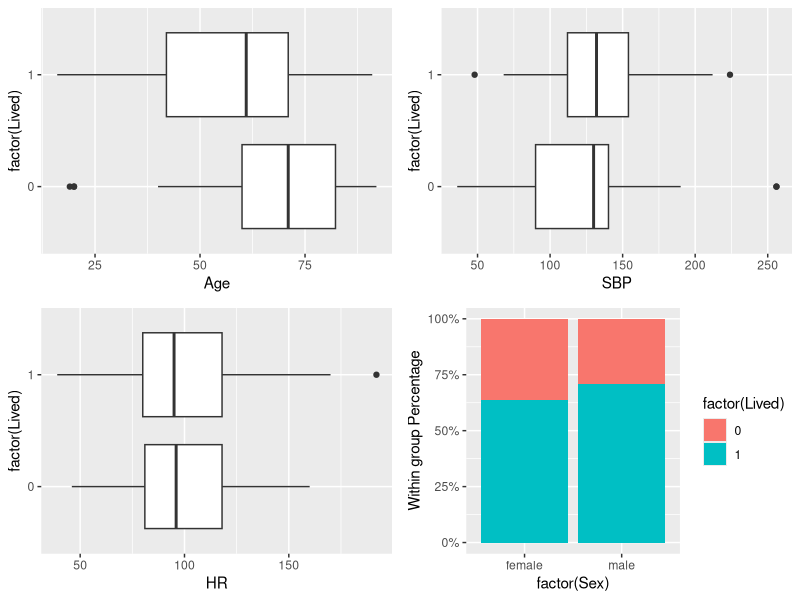
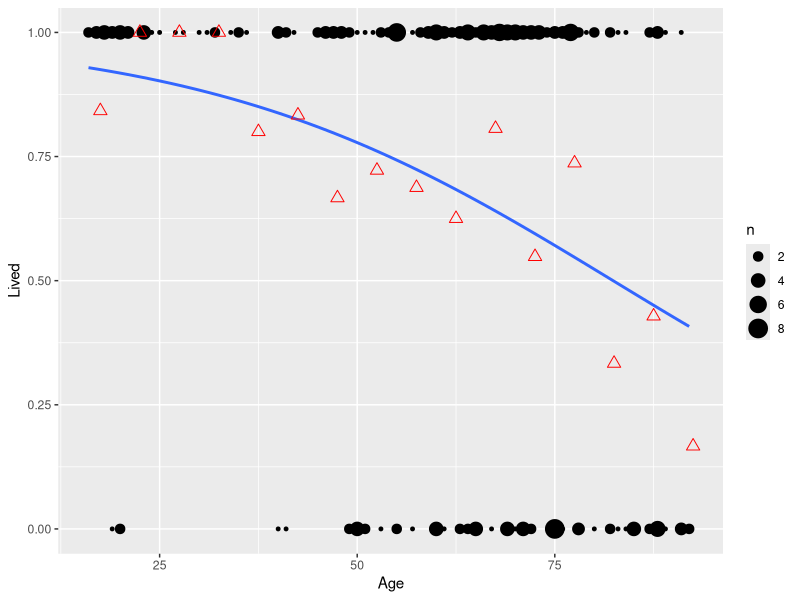

Source code (R) for these figures, in order: (Note: this script raises an error after producing the figures.)
library(arm)
library(ggplot2)
library(gridExtra)
library(car)
library(dplyr)

icu.dat<-read.csv("ICUdeaths.csv", header=TRUE, stringsAsFactors = TRUE)
head(icu.dat, 5)
summary(icu.dat)

#EDA
p1<- ggplot(icu.dat, aes(x=factor(Lived), y=Age))+ geom_boxplot()+ coord_flip()#horizontal boxplot
p1<-p1+theme(legend.position = "none")

p2<- ggplot(icu.dat, aes(x=factor(Lived), y=SBP))+ geom_boxplot()+ coord_flip()
p2<-p2+theme(legend.position = "none")

p3<- ggplot(icu.dat, aes(x=factor(Lived), y=HR))+ geom_boxplot()+ coord_flip()
p3<-p3+theme(legend.position = "none")

#cross tabulation plot: are two categorical variables related?
p4<- ggplot(icu.dat,aes(x = factor(Sex), fill = factor(Lived))) +
  geom_bar(position = "fill") +  scale_y_continuous(name = "Within group Percentage"
                                                    , labels = scales::percent)

grid.arrange(p1,p2,p3,p4,nrow=2)

#GLM
icu.glm<-glm(Lived~Age,data=icu.dat,family=binomial(link="logit"))
display(icu.glm)
summary(icu.glm)

#coeffcit
#odds ratio assoc with an increase in 1 year. exp(-0.04) = 0.94
invlogit(3.15-0.04*20) #0.913
invlogit(3.15-0.04*50) #0.760
0.91/0.76 #1.2 


icu.breaks<-mutate(icu.dat, bin=cut(Age,breaks = seq(15, 95, by=5)))

#estimate the proportion of people that survived the ICU in each bin (y-axis)
prop <- prop.table(with(icu.breaks, table(Lived,bin)),2)[2,]
# the midpoint of each bin (x-axis)
midbin<- seq(17.5, 92.5, by=5)
#create a new data frame using these two variables
icu.bin<-data.frame(midbin,prop)
#icu.bin

## ----the logistic plot----
#basic plot 
p1<- ggplot(icu.breaks,aes(x=Age,y=Lived))
# geom_count is a type of point that takes into account how frequent that value is
# it plots the Lived/not Lived 
p1<-p1+ geom_count() 
#adds the logisitc regression line of best fit 
p1<-p1+ geom_smooth(method = "glm", method.args = list(family = "binomial"),se = FALSE)
#plots the points corresponding to the proportions
p1<-p1+ geom_point(data=icu.bin, aes(x=midbin,y=prop),shape=2,color="red", size=3) 

p1

icu.dat.shape
((19+152)/(96+141))

## ---------centering---------------------------------------------------------------
cent.Age<-with(icu.dat, (Age-mean(Age)))
cent.age.glm<-glm(Lived~cent.Age, data=icu.dat, family = binomial(link="logit"))
display(cent.age.glm)

## ------------------predicting------------------------------------------------------
pred.glm<-as.numeric(icu.glm$fitted.values>0.5)
glm.dat<-data.frame(predicted=pred.glm, observed=icu.dat$Lived)
table(glm.dat)

## ----------------------table of percentages correct--------------------------------------------------
round(prop.table(with(icu.dat, table(Lived,Sex)),2),2)

## -----------------------fake data-------------------------------------------------
#fake data with an association: 
#A binary with 30 1's and 50 0's.
A<-c(rep(1,30),rep(0,50))
#rbinom generates n binary random variables with p(x=1)=p. 
#size picks a sample of size from these
B<-ifelse(A==1,rbinom(n=100,size=1,p=0.2),rbinom(n=100,size=1,p=0.8))
#show A,B
A
B
#There is a strong dependence between A and B
AB<-data.frame(A=A, B=B)
round(prop.table(table(A,B),2),2)

## ----plots to compare-------------
p1<- ggplot(icu.dat,aes(x = factor(Sex), fill = factor(Lived))) +
  geom_bar(position = "fill") +  scale_y_continuous(name = "Within group Percentage"
                                                    , labels = scales::percent)
p1<-p1+ labs(tag = "A")

p2<- ggplot(data=data.frame(A,B),aes(x = factor(A), fill = factor(B))) +
  geom_bar(position = "fill") +  scale_y_continuous(name = "Within group Percentage"
                                                    , labels = scales::percent)
p2<-p2+ labs(tag = "B")
grid.arrange(p1,p2,nrow=1)
